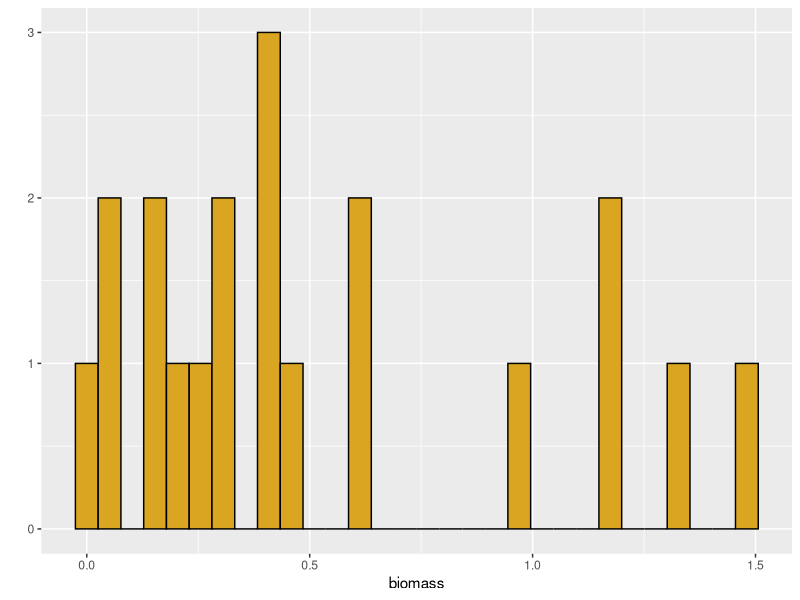
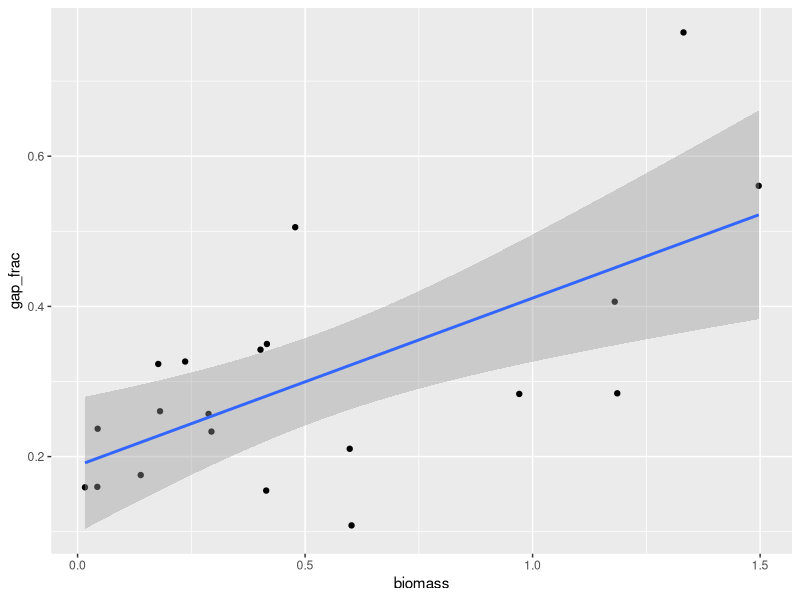
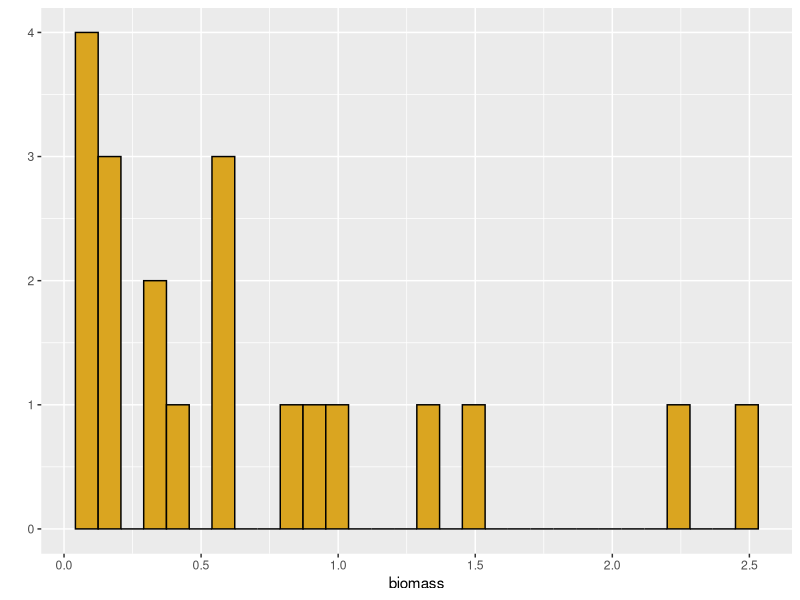
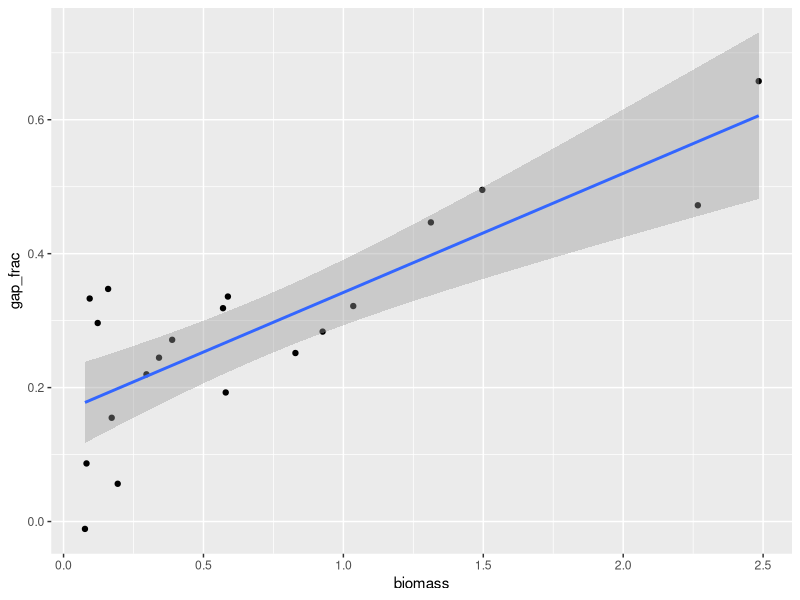
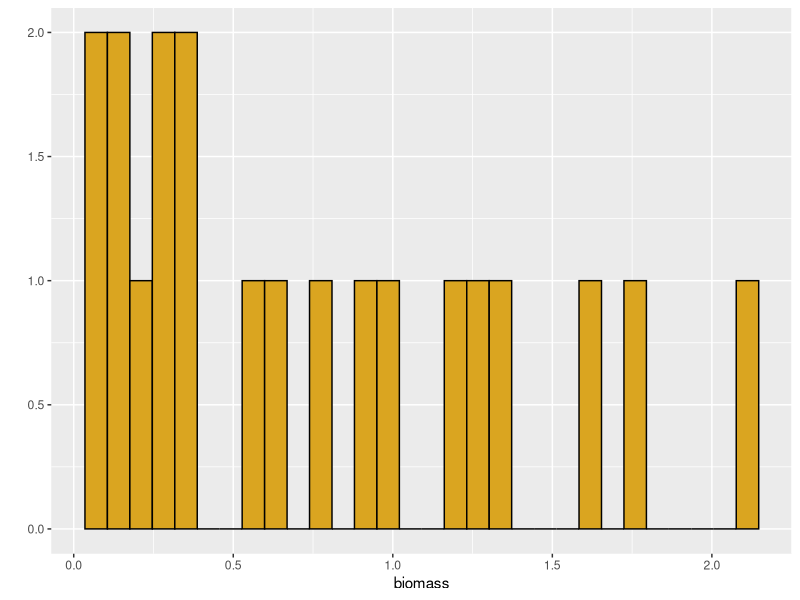
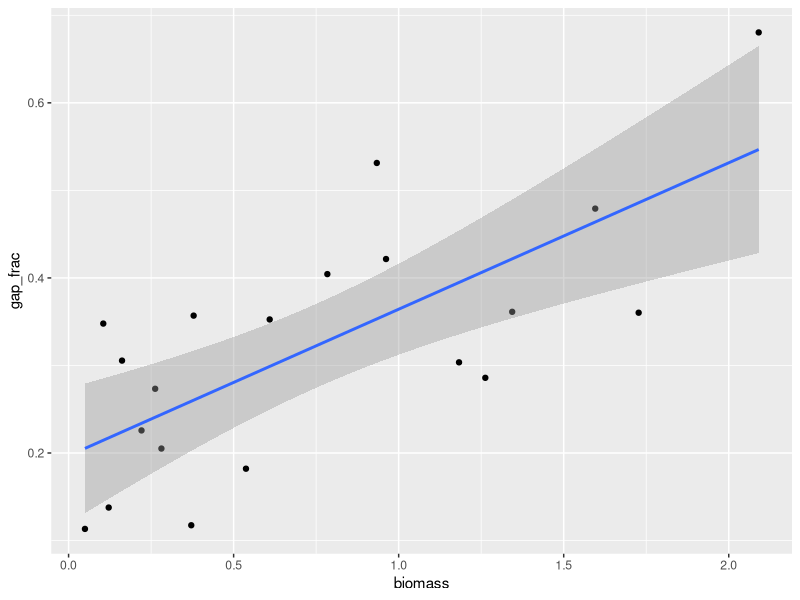
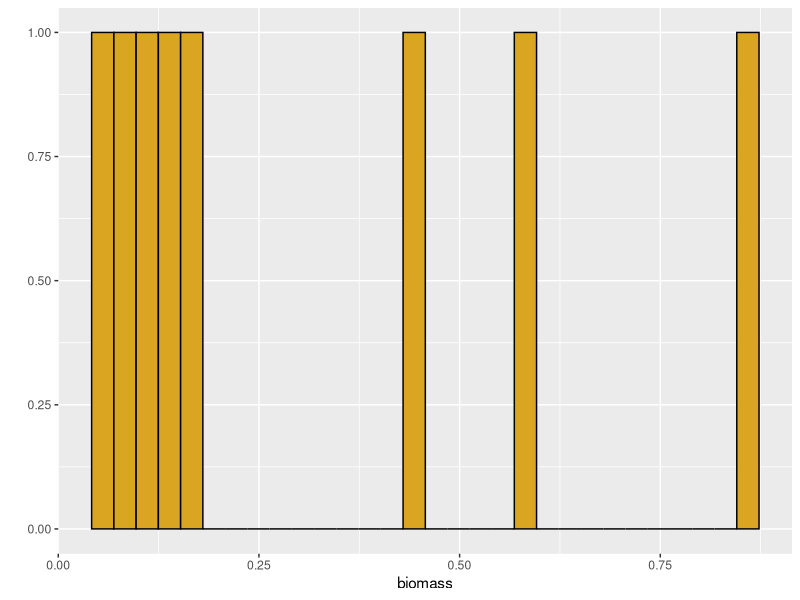
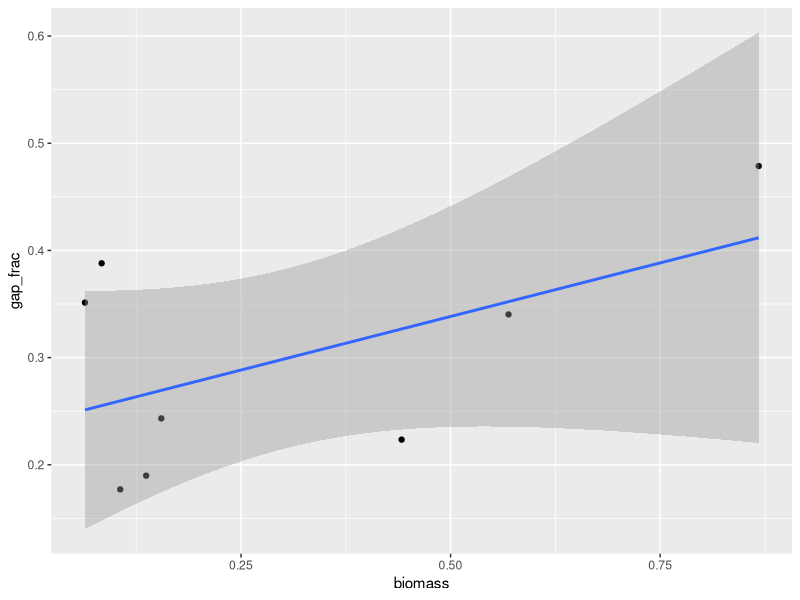

These figures' R source, in order:
## ---- chunk 1
library(ggplot2)

beta0 <- 0.2   #create slope

# use gamma distribution to create biomass data based on above parameters
biomass <- rgamma(n = 20, shape = 1.25, scale = 0.55)
qplot(biomass,color=I("black"),fill=I("goldenrod"))

# create intercept 
interc <- rnorm(n=20, mean = 0.2, sd = 0.1)
                  
# creating y variable
gap_frac <- biomass*beta0 + interc

#create data frame
d_frame <- data.frame(biomass, gap_frac)
## ---- chunk 2
model <- lm(gap_frac~biomass, data = d_frame) # created linear model

summary(model)

lm_plot <- ggplot(data=d_frame) +
            aes(x=biomass,y=gap_frac) +
            geom_point() +
            stat_smooth(method=lm,se=0.95) 
print(lm_plot)
## ---- chunk 3
# Run code Second Time 
beta0 <- 0.2   #create slope

# use gamma distribution to create biomass data based on above parameters
biomass <- rgamma(n = 20, shape = 1.25, scale = 0.55)
qplot(biomass,color=I("black"),fill=I("goldenrod"))

# create intercept 
interc <- rnorm(n=20, mean = 0.2, sd = 0.1)
                  
# creating y variable
gap_frac <- biomass*beta0 + interc

#create data frame
d_frame <- data.frame(biomass, gap_frac)

model <- lm(gap_frac~biomass, data = d_frame) # created linear model
summary(model)

lm_plot <- ggplot(data=d_frame) +
            aes(x=biomass,y=gap_frac) +
            geom_point() +
            stat_smooth(method=lm,se=0.95) 
print(lm_plot)
## ---- chunk 4
# Run code Third Time 
beta0 <- 0.2   #create slope

# use gamma distribution to create biomass data based on above parameters
biomass <- rgamma(n = 20, shape = 1.25, scale = 0.55)
qplot(biomass,color=I("black"),fill=I("goldenrod"))

# create intercept 
interc <- rnorm(n=20, mean = 0.2, sd = 0.1)
                  
# creating y variable
gap_frac <- biomass*beta0 + interc

#create data frame
d_frame <- data.frame(biomass, gap_frac)

model <- lm(gap_frac~biomass, data = d_frame) # created linear model
summary(model)

lm_plot <- ggplot(data=d_frame) +
            aes(x=biomass,y=gap_frac) +
            geom_point() +
            stat_smooth(method=lm,se=0.95) 
print(lm_plot)

## ---- chunk 5
beta0 <- 0.2   #create slope

# use gamma distribution to create biomass data based on above parameters
biomass <- rgamma(n = 8, shape = 1.25, scale = 0.55)
qplot(biomass,color=I("black"),fill=I("goldenrod"))

# create intercept 
interc <- rnorm(n = 8, mean = 0.2, sd = 0.1)
                  
# creating y variable
gap_frac <- biomass*beta0 + interc

#create data frame
d_frame <- data.frame(biomass, gap_frac)

model <- lm(gap_frac~biomass, data = d_frame) # created linear model
summary(model)

lm_plot <- ggplot(data=d_frame) +
            aes(x=biomass,y=gap_frac) +
            geom_point() +
            stat_smooth(method=lm,se=0.95) 
print(lm_plot)

